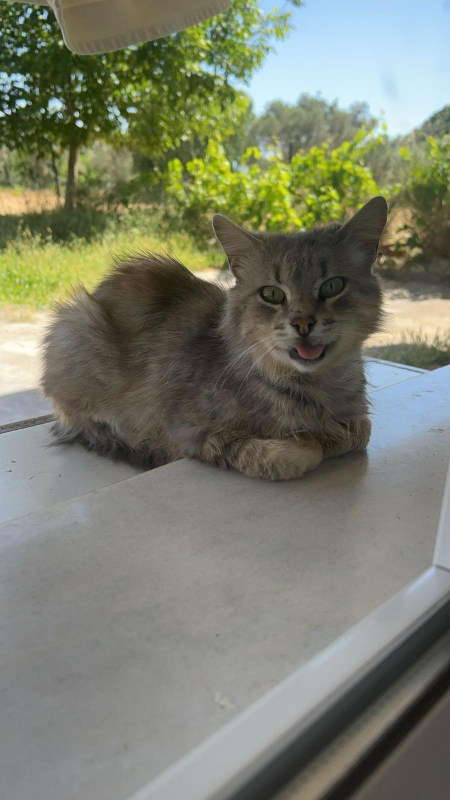
#> input picture OPENCV/Photos/duman.jpg, 900 x 1600 px (shown at 1/2 size)
$ python basic.py
#> lines starting #> are read from the running program, lines starting #| are printed output that depends on the picture; after the words box and inside, x2 and y2 are one past the last pixel; in counts of white or black regions, pixels touching at a corner belong together
import cv2 as cv
import numpy as np

img = cv.imread("Photos/duman.jpg")
#> img is the input picture: shape (1600, 900, 3); mean B, G, R 109.2, 126.1, 122.7
resize_image= cv.resize(img, (int(img.shape[1] * 0.40), int(img.shape[0] * 0.40)), interpolation=cv.INTER_AREA)
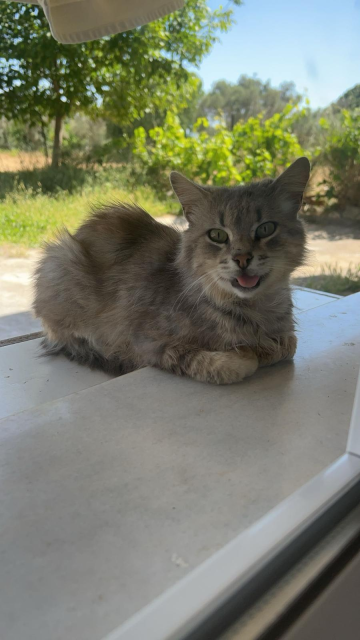
#> resize_image: shape (640, 360, 3); mean B, G, R 109.2, 126.1, 122.7

cv.imshow("Duman", resize_image)

# Converting to grayscale
gray = cv.cvtColor(resize_image, cv.COLOR_BGR2GRAY)
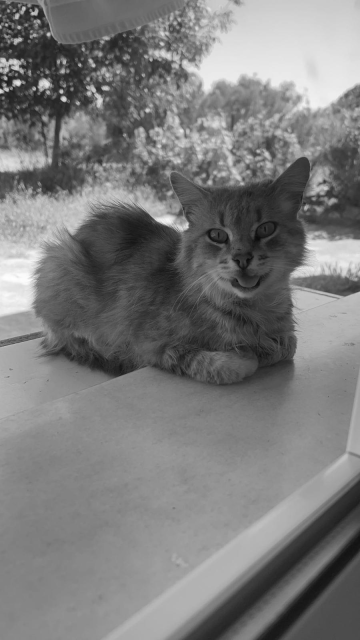
#> gray: shape (640, 360); min 9, max 254, mean 123.2
cv.imshow("Gray", gray)
print( gray.shape )
#| (640, 360)

# Blur
blur = cv.GaussianBlur(resize_image, (7,7), cv.BORDER_DEFAULT)
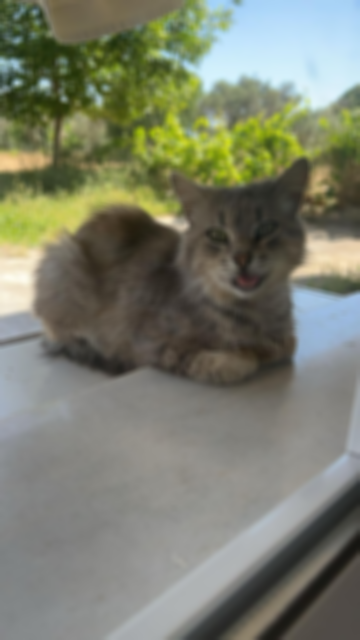
#> blur: shape (640, 360, 3); mean B, G, R 109.2, 126.1, 122.7
cv.imshow("Blur", blur)

# Edge Cascade
canny = cv.Canny(blur, 125, 175)
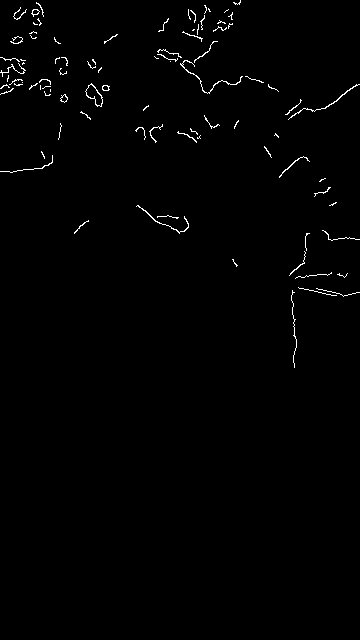
#> canny: shape (640, 360); 0.93% white in thin lines or dots, all inside (x1, y1, x2, y2) = (0, 0, 360, 368)
cv.imshow("Canny Edges", canny)

# Dilating the image
dilated = cv.dilate(canny, (3,3), iterations=3)
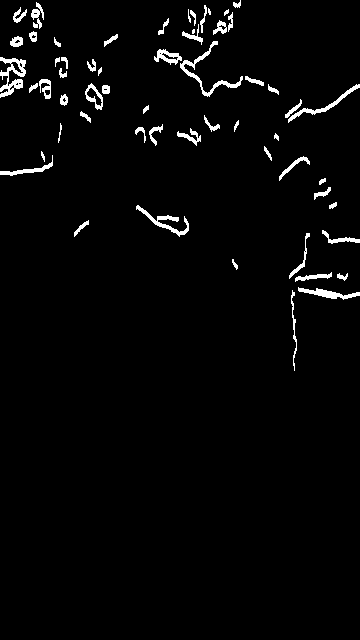
#> dilated: shape (640, 360); 2.6% white; 59 white regions (2 under 20 px), largest, box (x1, y1, x2, y2) and area: (0, 57, 26, 98) 489, (180, 41, 243, 97) 467, (136, 205, 189, 237) 357
cv.imshow("Dilated", dilated)

# Opening the image
kernel = np.ones((5,5),np.uint8)
opening = cv.morphologyEx(resize_image, cv.MORPH_CLOSE, kernel)
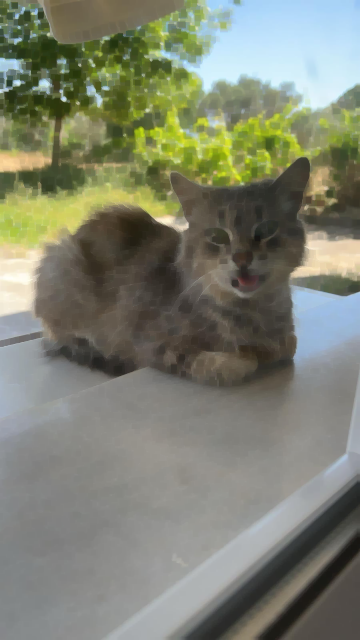
#> opening: shape (640, 360, 3); mean B, G, R 113.2, 129.7, 126.4
cv.imshow("Opening", opening)

cv.waitKey(0)

$ run again, with OPENCV/Photos/IMG-20240624-WA0017.jpg copied over OPENCV/Photos/duman.jpg
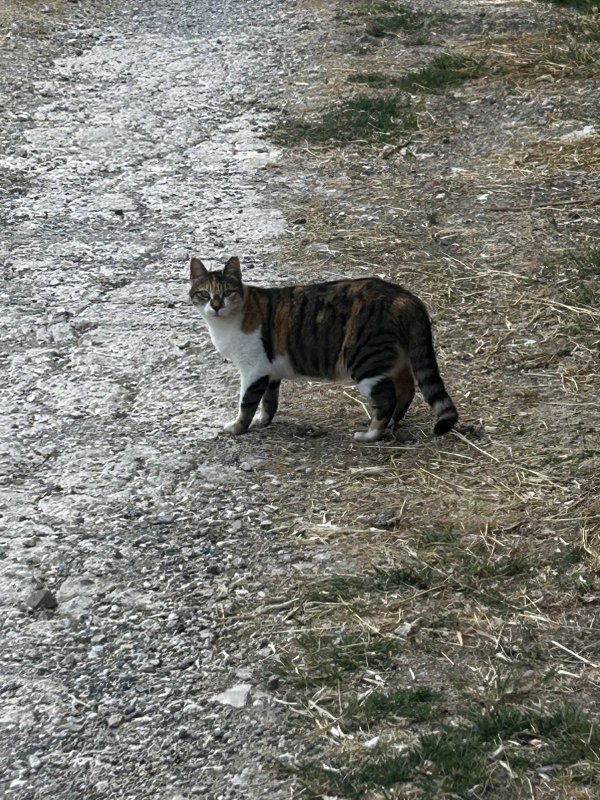
#> input picture OPENCV/Photos/IMG-20240624-WA0017.jpg, 1200 x 1600 px (shown at 1/2 size)
#> img is the input picture: shape (1600, 1200, 3); mean B, G, R 116.3, 123.7, 123.2
#| (640, 480)
#> `canny = cv.Canny(blur, 125, 175)`:
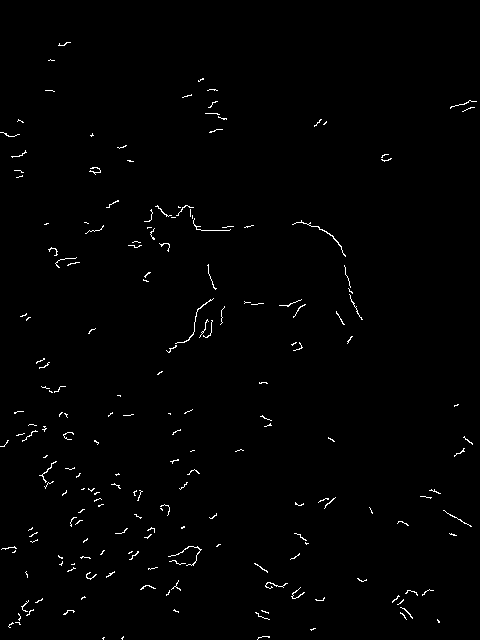
#> canny: shape (640, 480); 0.96% white in thin lines or dots
#> dilated: shape (640, 480); 2.9% white; 159 white regions (9 under 20 px), largest, box (x1, y1, x2, y2) and area: (168, 546, 202, 569) 283, (292, 220, 346, 260) 252, (166, 298, 214, 356) 246
#> `opening = cv.morphologyEx(resize_image, cv.MORPH_CLOSE, kernel)`:
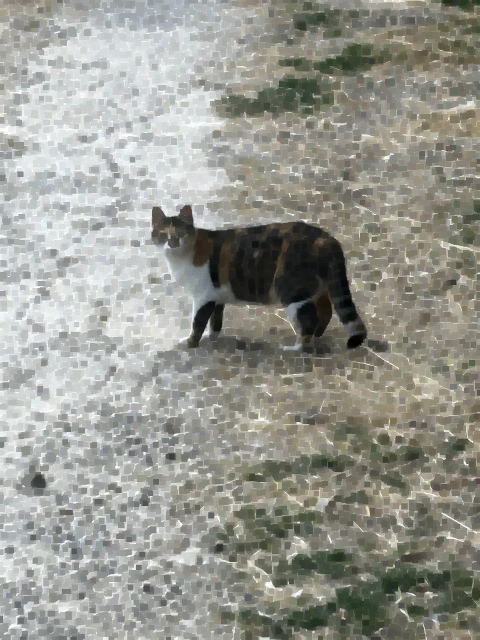
#> opening: shape (640, 480, 3); mean B, G, R 144.5, 152, 151.5

$ run again, with OPENCV/Photos/IMG-20240624-WA0018.jpg copied over OPENCV/Photos/duman.jpg
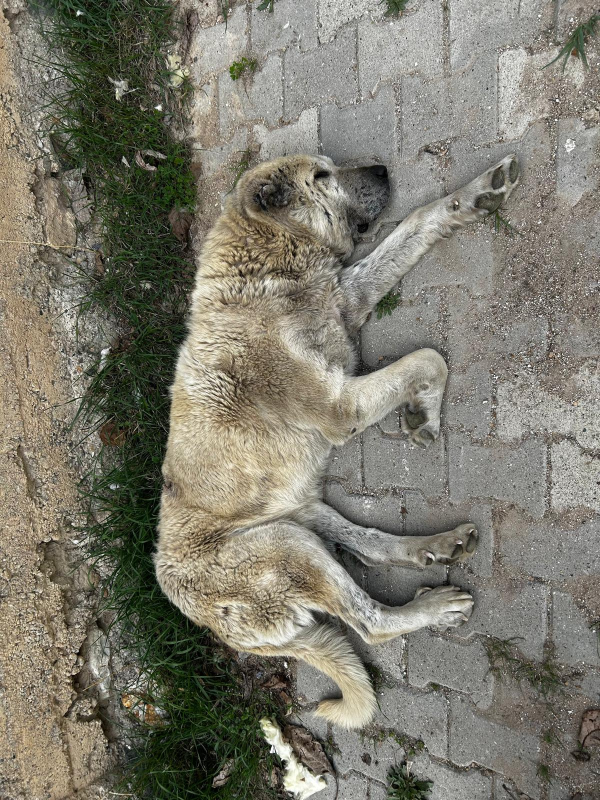
#> input picture OPENCV/Photos/IMG-20240624-WA0018.jpg, 1200 x 1600 px (shown at 1/2 size)
#> img is the input picture: shape (1600, 1200, 3); mean B, G, R 109.9, 122.7, 125.2
#| (640, 480)
#> `canny = cv.Canny(blur, 125, 175)`:
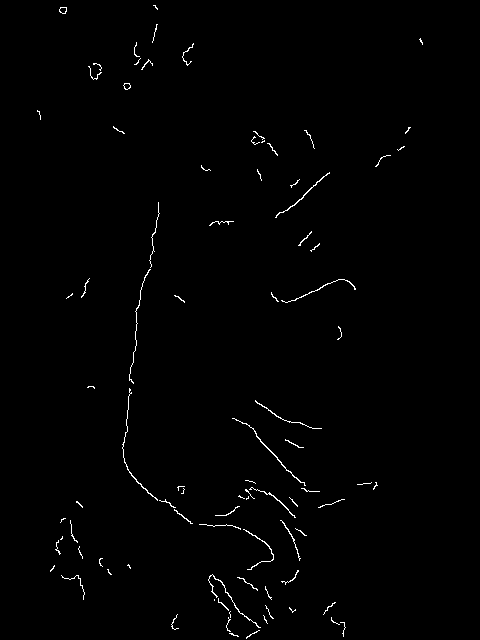
#> canny: shape (640, 480); 0.84% white in thin lines or dots, all inside (x1, y1, x2, y2) = (37, 5, 423, 639)
#> dilated: shape (640, 480); 2.2% white; 71 white regions (1 under 20 px), largest, box (x1, y1, x2, y2) and area: (208, 574, 261, 640) 537, (232, 418, 320, 495) 432, (129, 202, 160, 387) 343
#> `opening = cv.morphologyEx(resize_image, cv.MORPH_CLOSE, kernel)`:
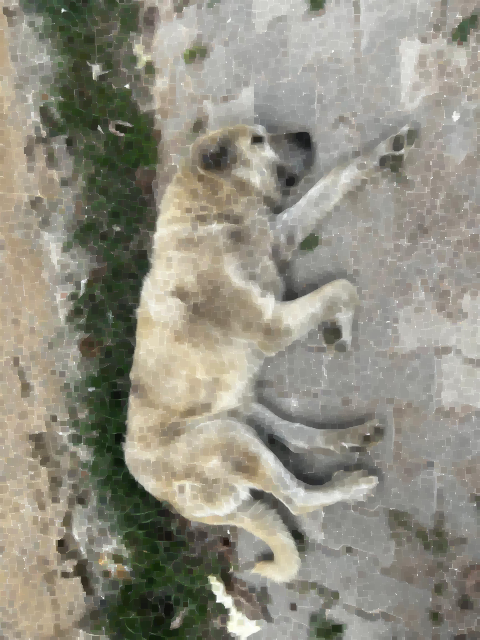
#> opening: shape (640, 480, 3); mean B, G, R 130.1, 143.1, 145.5
